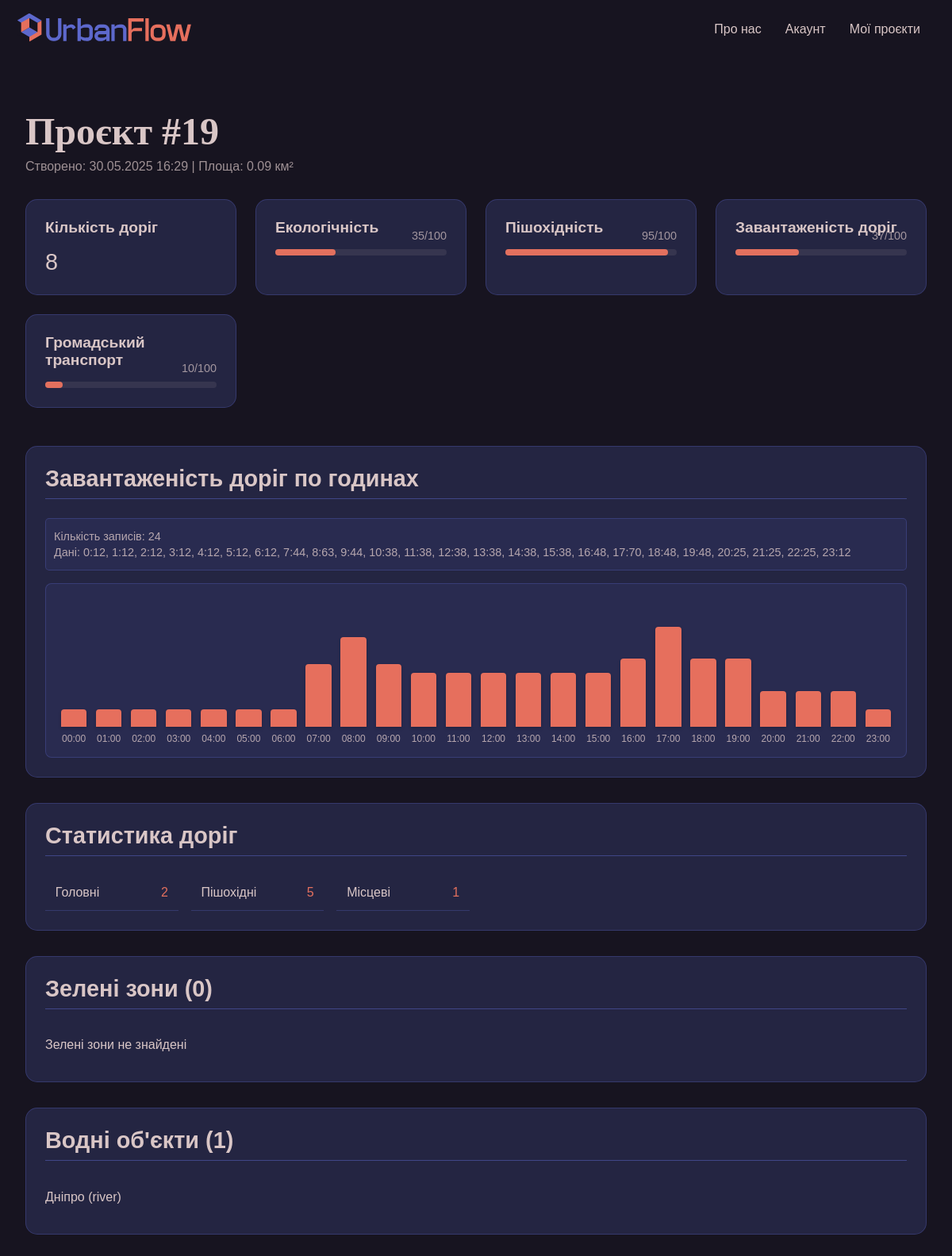
/myprojects/19/ (signed in), run on the app's committed database.
### backend/models.py (models this page shows, shortened)
class AnalyzedArea(models.Model):
    user = models.ForeignKey(settings.AUTH_USER_MODEL, on_delete=models.CASCADE, null=True, blank=True)
    north = models.FloatField()
    south = models.FloatField()
    east = models.FloatField()
    west = models.FloatField()
    related_name = 'analyzedarea_set'
    area = models.FloatField(help_text="Area in square kilometers")
    created_at = models.DateTimeField(auto_now_add=True)
    road_count = models.IntegerField(default=0)
    congestion = models.IntegerField(default=0, help_text="Congestion score (0-100)")
    ecology = models.IntegerField(default=0, help_text="Ecology score (0-100)")
    pedestrian_friendly = models.IntegerField(default=0, help_text="Pedestrian friendliness score (0-100)")
    public_transport = models.IntegerField(default=0, help_text="Public transport accessibility score (0-100)")
    class Meta:
        verbose_name = "Analyzed Area"
        verbose_name_plural = "Analyzed Areas"

class HourlyCongestion(models.Model):
    area = models.ForeignKey(AnalyzedArea, on_delete=models.CASCADE, related_name='hourly_congestion')
    hour = models.IntegerField()  # Година доби (0-23)
    congestion_level = models.IntegerField(help_text="Congestion level (0-100)")
    class Meta:
        ordering = ['hour']

class RoadTypeStats(models.Model):
    area = models.ForeignKey(AnalyzedArea, on_delete=models.CASCADE, related_name='road_type_stats')
    road_type = models.CharField(max_length=50)
    count = models.IntegerField(default=0)

class WaterFeature(models.Model):
    area = models.ForeignKey(AnalyzedArea, on_delete=models.CASCADE, related_name='water_features')
    osm_id = models.BigIntegerField()
    name = models.CharField(max_length=255, default="Unnamed water feature")
    feature_type = models.CharField(max_length=50)

### backend/views.py (the view)
# urls.py: path('myprojects/<int:project_id>/', views.project_detail, name='project_detail'),
@login_required
def project_detail(request, project_id):
    project = get_object_or_404(AnalyzedArea, id=project_id, user=request.user)
    hourly_congestion = project.hourly_congestion.all().order_by('hour')
    print(f"Project ID: {project.id}")
    print(f"Hourly congestion count: {hourly_congestion.count()}")
    for hc in hourly_congestion:
        print(f"Hour {hc.hour}: {hc.congestion_level}%")
    context = {
        'project': project,
        'hourly_congestion': hourly_congestion,
        'roads': project.roads.all(),
        'green_spaces': project.green_spaces.all(),
        'water_features': project.water_features.all(),
        'road_type_stats': project.road_type_stats.all()
    }
    return render(request, 'projects/project_detail.html', context)

### backend/templates/projects/project_detail.html (shortened to what this page needs)
{% load static %}
<!DOCTYPE html>
<html lang="uk">
<head>
    <link rel="stylesheet" href="https://unpkg.com/leaflet@1.7.1/dist/leaflet.css" />
    <link rel="stylesheet" href="{% static 'css/pages/project_detail.css' %}">
</head>
<body>
<nav>
    <div class="logo"><a href="{% url 'logged_home' %}">
        <img src="{% static 'img/cube.svg' %}" alt="Логотип UrbanFlow - куб">
        <img src="{% static 'img/UrbanFlow.svg' %}" alt="UrbanFlow">
    </a></div>
    <ul role="list">
        <li><a href="{% url 'about' %}">Про нас</a></li>
        <li><a href="{% url 'profile' %}">Акаунт</a></li>
        <li><a href="{% url 'myprojects' %}">Мої проєкти</a></li>
    </ul>
</nav>
<div class="project-detail-container">
    <h1>Проєкт #{{ project.id }}</h1>
    <p class="project-meta">Створено: {{ project.created_at|date:"d.m.Y H:i" }} | Площа: {{ project.area }} км²</p>
    <div class="project-stats">
        <div class="stat-card">
            <h3>Кількість доріг</h3>
            <p>{{ project.road_count }}</p>
        </div>
        <div class="stat-card">
            <h3>Екологічність</h3>
            <div class="progress-bar">
                <div class="progress-fill" style="width: {{ project.ecology }}%"></div>
                <span>{{ project.ecology }}/100</span>
            </div>
        </div>
        <div class="stat-card">
            <h3>Пішохідність</h3>
            <div class="progress-bar">
                <div class="progress-fill" style="width: {{ project.pedestrian_friendly }}%"></div>
                <span>{{ project.pedestrian_friendly }}/100</span>
            </div>
        </div>
        <div class="stat-card">
            <h3>Завантаженість доріг</h3>
            <div class="progress-bar">
                <div class="progress-fill" style="width: {{ project.congestion }}%"></div>
                <span>{{ project.congestion }}/100</span>
            </div>
        </div>
        <div class="stat-card">
            <h3>Громадський транспорт</h3>
            <div class="progress-bar">
                <div class="progress-fill" style="width: {{ project.public_transport }}%"></div>
                <span>{{ project.public_transport }}/100</span>
            </div>
        </div>
    </div>
    <div class="project-sections">
        <section class="hourly-congestion">
            <h2>Завантаженість доріг по годинах</h2>
            {% if hourly_congestion %}
                <div class="debug-info" style="background: rgba(93, 104, 204, 0.1); padding: 10px; border-radius: 5px; margin-bottom: 15px; font-size: 0.9rem;">
                    <p>Кількість записів: {{ hourly_congestion|length }}</p>
                    <p>Дані:
                        {% for hour_data in hourly_congestion %}
                            {{ hour_data.hour }}:{{ hour_data.congestion_level }}{% if not forloop.last %}, {% endif %}
                        {% endfor %}
                    </p>
                </div>
                <div class="congestion-chart">
                    {% for hour_data in hourly_congestion %}
                    <div class="hour-bar">
                        <div class="bar"
                             style="height: {% widthratio hour_data.congestion_level 100 180 %}px; min-height: 8px;"
                             title="Година {{ hour_data.hour|stringformat:"02d" }}:00 - {{ hour_data.congestion_level }}%">
                        </div>
                        <span class="hour-label">{{ hour_data.hour|stringformat:"02d" }}:00</span>
                    </div>
                    {% endfor %}
                </div>
            {% else %}
                <p>Дані про завантаженість доріг відсутні</p>
            {% endif %}
        </section>
        <section class="road-stats">
            <h2>Статистика доріг</h2>
            <div class="road-types">
                {% for stat in road_type_stats %}
                <div class="road-type">
                    <span class="type-name">{{ stat.road_type }}</span>
                    <span class="type-count">{{ stat.count }}</span>
                </div>
                {% empty %}
                <p>Статистика доріг відсутня</p>
                {% endfor %}
            </div>
        </section>
        <section class="green-spaces">
            <h2>Зелені зони ({{ green_spaces|length }})</h2>
            <ul>
                {% for space in green_spaces %}
                <li>{{ space.name }} ({{ space.space_type }})</li>
                {% empty %}
                <li>Зелені зони не знайдені</li>
                {% endfor %}
            </ul>
        </section>
        <section class="water-features">
            <h2>Водні об'єкти ({{ water_features|length }})</h2>
            <ul>
                {% for water in water_features %}
                <li>{{ water.name }} ({{ water.feature_type }})</li>
                {% empty %}
                <li>Водні об'єкти не знайдені</li>
                {% endfor %}
            </ul>
        </section>
    </div>
</div>
</body>
</html>

### backend/templates/static/css/pages/project_detail.css (style rules this page uses)
* { box-sizing: border-box; margin: 0; padding: 0; list-style: none; text-decoration: none; color: inherit; font-family: 'e-Ukraine Ultralight', sans-serif; }
html, body { height: 100%; width: 100%; position: relative; overflow-x: hidden; }
body { min-height: 100vh; background: #171420; color: #D9C6C6; position: relative; animation: fadeIn 1.5s ease-out; }
nav { display: flex; justify-content: space-between; align-items: center; padding: 20px 40px; }
.logo { display: flex; align-items: center; gap: 10px; transform: scale(1.2); }
.logo img:first-child { height: 30px; }
.logo img:last-child { height: 25px; }
nav ul { display: flex; gap: 30px; list-style: none; }
nav a { color: #D9C6C6; text-decoration: none; font-family: 'e-Ukraine Light', sans-serif; font-size: 16px; }
.project-detail-container { position: relative; z-index: 1; width: 100%; max-width: 1200px; margin: 2rem auto; padding: 2rem; animation: fadeIn 1s ease-out; }
.project-detail-container h1 { font-family: "NAMU", serif; font-size: 3rem; color: #D9C6C6; margin-bottom: 0.5rem; }
.project-meta { font-family: 'e-Ukraine Light', sans-serif; font-size: 1rem; color: rgba(217, 198, 198, 0.7); margin-bottom: 2rem; }
.project-stats { display: grid; grid-template-columns: repeat(auto-fit, minmax(220px, 1fr)); gap: 1.5rem; margin: 2rem 0; }
.stat-card { background: rgba(93, 104, 204, 0.2); border-radius: 15px; padding: 1.5rem; border: 1px solid rgba(93, 104, 204, 0.3); transition: all 0.3s ease; }
.stat-card h3 { font-family: 'e-Ukraine Bold', sans-serif; font-size: 1.2rem; color: #D9C6C6; margin-bottom: 1rem; }
.stat-card p { font-family: 'e-Ukraine Light', sans-serif; font-size: 1.8rem; color: #D9C6C6; }
.progress-bar { height: 8px; background: rgba(217, 198, 198, 0.1); border-radius: 4px; margin-top: 1rem; position: relative; }
.progress-fill { height: 100%; border-radius: 4px; background: #E3705E; }
.progress-bar span { position: absolute; right: 0; top: -25px; font-family: 'e-Ukraine Light', sans-serif; font-size: 0.9rem; color: rgba(217, 198, 198, 0.7); }
.project-sections { display: grid; grid-template-columns: 1fr; gap: 2rem; margin-top: 3rem; }
section { background: rgba(93, 104, 204, 0.2); border-radius: 15px; padding: 1.5rem; border: 1px solid rgba(93, 104, 204, 0.3); }
section h2 { font-family: 'e-Ukraine Bold', sans-serif; font-size: 1.8rem; color: #D9C6C6; margin-bottom: 1.5rem; padding-bottom: 0.5rem; border-bottom: 1px solid rgba(93, 104, 204, 0.5); }
.congestion-chart { display: flex; height: 220px; align-items: flex-end; gap: 6px; margin-top: 1rem; padding: 1rem; background: rgba(93, 104, 204, 0.1); border-radius: 8px; border: 1px solid rgba(93, 104, 204, 0.3); position: relative; }
.hour-bar { flex: 1; display: flex; flex-direction: column; align-items: center; justify-content: flex-end; position: relative; min-width: 0; }
.bar { width: 85%; background: #E66F5D !important; border-radius: 4px 4px 0 0; transition: all 0.3s ease; min-height: 8px !important; position: relative; cursor: pointer; box-shadow: 0 2px 4px rgba(0, 0, 0, 0.2); }
.hour-bar span { margin-top: 8px; font-family: 'e-Ukraine Light', sans-serif; font-size: 0.75rem; color: rgba(217, 198, 198, 0.8); text-align: center; white-space: nowrap; }
.road-types { display: grid; grid-template-columns: repeat(auto-fill, minmax(160px, 1fr)); gap: 1rem; }
.road-type { display: flex; justify-content: space-between; padding: 0.8rem; border-bottom: 1px solid rgba(93, 104, 204, 0.3); }
.type-name { font-family: 'e-Ukraine Light', sans-serif; color: #D9C6C6; }
.type-count { font-family: 'e-Ukraine Bold', sans-serif; color: #E3705E; }
.green-spaces ul, .water-features ul { list-style-type: none; }
.green-spaces li, .water-features li { padding: 0.8rem 0; border-bottom: 1px solid rgba(93, 104, 204, 0.3); font-family: 'e-Ukraine Light', sans-serif; color: #D9C6C6; }
.green-spaces li:last-child, .water-features li:last-child { border-bottom: none; }
.debug-info { background: rgba(93, 104, 204, 0.15); border: 1px solid rgba(93, 104, 204, 0.3); border-radius: 8px; padding: 12px; margin-bottom: 15px; font-family: 'e-Ukraine Light', sans-serif; font-size: 0.9rem; color: rgba(217, 198, 198, 0.8); }
.debug-info p { margin: 4px 0; }

### data on the page
AnalyzedArea: id "19", created_at "30.05.2025 16:29", area "0.09", road_count "8", ecology "35", pedestrian_friendly "95", congestion "37", public_transport "10"
HourlyCongestion: hour "0", congestion_level "12", hour "00"
HourlyCongestion: hour "1", congestion_level "12", hour "01"
HourlyCongestion: hour "2", congestion_level "12", hour "02"
HourlyCongestion: hour "3", congestion_level "12", hour "03"
HourlyCongestion: hour "4", congestion_level "12", hour "04"
HourlyCongestion: hour "5", congestion_level "12", hour "05"
HourlyCongestion: hour "6", congestion_level "12", hour "06"
HourlyCongestion: hour "7", congestion_level "44", hour "07"
HourlyCongestion: hour "8", congestion_level "63", hour "08"
HourlyCongestion: hour "9", congestion_level "44", hour "09"
HourlyCongestion: hour "10", congestion_level "38"
HourlyCongestion: hour "11", congestion_level "38"
HourlyCongestion: hour "12", congestion_level "38"
HourlyCongestion: hour "13", congestion_level "38"
HourlyCongestion: hour "14", congestion_level "38"
HourlyCongestion: hour "15", congestion_level "38"
HourlyCongestion: hour "16", congestion_level "48"
HourlyCongestion: hour "17", congestion_level "70"
HourlyCongestion: hour "18", congestion_level "48"
HourlyCongestion: hour "19", congestion_level "48"
HourlyCongestion: hour "20", congestion_level "25"
HourlyCongestion: hour "21", congestion_level "25"
HourlyCongestion: hour "22", congestion_level "25"
HourlyCongestion: hour "23", congestion_level "12"
RoadTypeStats: road_type "Головні", count "2"
RoadTypeStats: road_type "Пішохідні", count "5"
RoadTypeStats: road_type "Місцеві", count "1"
WaterFeature: name "Дніпро", feature_type "river"

### other printed values
{{ hourly_congestion|length }} "24"
{{ green_spaces|length }} "0"
{{ water_features|length }} "1"
